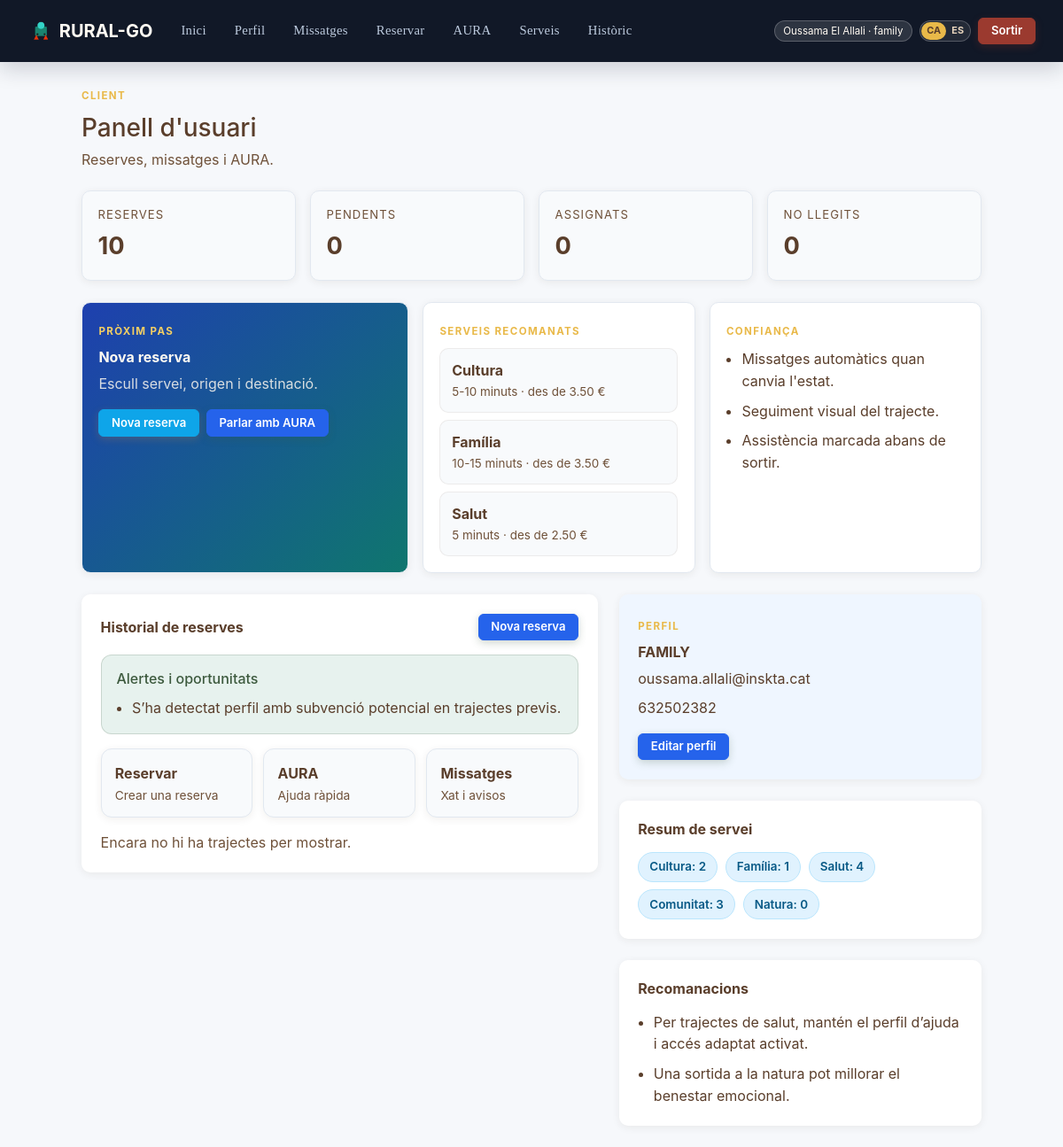
/dashboard (signed in), run on the app's committed database.
### app.py (models this page shows)
class User(db.Model):
    id = db.Column(db.Integer, primary_key=True)
    username = db.Column(db.String(80), unique=True, nullable=False)
    full_name = db.Column(db.String(120), nullable=False)
    phone = db.Column(db.String(32), nullable=False)
    password_hash = db.Column(db.String(255), nullable=False)
    role = db.Column(db.String(20), default='family', nullable=False)
    profile_photo = db.Column(db.String(240), nullable=True)
    last_seen_at = db.Column(db.DateTime, nullable=True)
    online_visible = db.Column(db.Boolean, default=True)
    created_at = db.Column(db.DateTime, default=utc_now)

### app.py (the view, shortened to what this page needs)
@app.route('/dashboard')
@login_required
def dashboard():
    current_user = get_current_user()
    inbox_messages = get_unread_messages(current_user, limit=5)
    if current_user.role == 'driver':
        primary_rides = [ride for ride in get_user_rides(current_user) if ride.status != 'completed']
        latest_ride = primary_rides[0] if primary_rides else None
        latest_tracker = build_ride_tracker(latest_ride) if latest_ride else None
        dashboard_mode = 'driver'
        total_rides = len(primary_rides)
        pending_rides = len([ride for ride in primary_rides if ride.status == 'pending'])
        assigned_rides = len([ride for ride in primary_rides if ride.status == 'assigned'])
        active_rides = len([ride for ride in primary_rides if ride.status in ('assigned', 'in_route')])
        finished_rides = len([ride for ride in primary_rides if ride.status == 'completed'])
        total_users = User.query.filter_by(role='driver').count()
        culture_rides = len([ride for ride in primary_rides if ride.service_type == 'Cultura'])
        health_rides = len([ride for ride in primary_rides if ride.service_type == 'Salut'])
        family_rides = len([ride for ride in primary_rides if ride.service_type == 'Familia'])
        community_rides = len([ride for ride in primary_rides if ride.service_type == 'Comunitat'])
        nature_rides = len([ride for ride in primary_rides if ride.service_type == 'Natura'])
        alerts = []
        recommendations = []
        activity_breakdown = {'Cultura': culture_rides, 'Família': family_rides, 'Salut': health_rides, 'Comunitat': community_rides, 'Natura': nature_rides}
    else:
        insights = build_user_insights(current_user)
        primary_rides = [ride for ride in get_user_rides(current_user) if ride.status != 'completed'][:3]
        latest_ride = primary_rides[0] if primary_rides else None
        latest_tracker = build_ride_tracker(latest_ride) if latest_ride else None
        dashboard_mode = 'family'
        total_rides = insights['rides_count']
        pending_rides = len([ride for ride in primary_rides if ride.status == 'pending'])
        assigned_rides = len([ride for ride in primary_rides if ride.status == 'assigned'])
        active_rides = len([ride for ride in primary_rides if ride.status in ('assigned', 'in_route')])
        finished_rides = len([ride for ride in primary_rides if ride.status == 'completed'])
        total_users = User.query.count()
        culture_rides = insights['activity_breakdown']['Cultura']
        health_rides = insights['activity_breakdown']['Salut']
        family_rides = insights['activity_breakdown']['Família']
        community_rides = insights['activity_breakdown']['Comunitat']
        nature_rides = insights['activity_breakdown']['Natura']
        alerts = insights['alerts']
        recommendations = insights['recommendations']
        activity_breakdown = insights['activity_breakdown']
    pending_rating_prompt = None
    for completed_ride in get_user_rides(current_user):
        rating_context = build_rating_context(completed_ride, current_user)
        if rating_context['pending']:
            pending_rating_prompt = {
                'ride': completed_ride,
                'context': rating_context,
            }
            break
    return render_template(
        'dashboard.html',
        dashboard_mode=dashboard_mode,
        primary_rides=primary_rides,
        alerts=alerts,
        recommendations=recommendations,
        activity_breakdown=activity_breakdown,
        total_rides=total_rides,
        pending_rides=pending_rides,
        assigned_rides=assigned_rides,
        active_rides=active_rides,
        finished_rides=finished_rides,
        total_users=total_users,
        culture_rides=culture_rides,
        health_rides=health_rides,
        family_rides=family_rides,
        community_rides=community_rides,
        nature_rides=nature_rides,
        latest_ride=latest_ride,
        latest_tracker=latest_tracker,
        inbox_messages=inbox_messages,
        pending_rating_prompt=pending_rating_prompt,
    )

### templates/dashboard.html (shortened to what this page needs)
{% extends 'base.html' %}
{% block content %}
  <div class="page-header">
    {% if dashboard_mode == 'driver' %}
      <span class="eyebrow">Conductor</span>
      <h2>Panell de conductor</h2>
      <p>Les rutes assignades, els avisos i l'estat operatiu del dia.</p>
    {% elif dashboard_mode == 'staff' %}
      <span class="eyebrow">Control</span>
      <h2>Centre d'operacions</h2>
      <p>Gestió global de trajectes, assignacions i seguiment del servei.</p>
    {% else %}
      <span class="eyebrow">Client</span>
      <h2>Panell d'usuari</h2>
      <p>Reserves, missatges i AURA.</p>
    {% endif %}
  </div>
  <div class="stats-grid mb-4">
    {% if dashboard_mode == 'driver' %}
      <div class="stat-card"><span>Trajectes assignats</span><strong>{{ total_rides }}</strong></div>
      <div class="stat-card"><span>Actius</span><strong>{{ active_rides }}</strong></div>
      <div class="stat-card"><span>Completats</span><strong>{{ finished_rides }}</strong></div>
      <div class="stat-card"><span>No llegits</span><strong>{{ inbox_messages|length }}</strong></div>
    {% else %}
      <div class="stat-card"><span>Reserves</span><strong>{{ total_rides }}</strong></div>
      <div class="stat-card"><span>Pendents</span><strong>{{ pending_rides }}</strong></div>
      <div class="stat-card"><span>Assignats</span><strong>{{ assigned_rides }}</strong></div>
      <div class="stat-card"><span>No llegits</span><strong>{{ inbox_messages|length }}</strong></div>
    {% endif %}
  </div>
  {% if dashboard_mode == 'family' %}
    <div class="experience-grid mb-4">
      <div class="experience-card experience-card-strong">
        <span class="eyebrow">Pròxim pas</span>
        <h5>Nova reserva</h5>
        <p>Escull servei, origen i destinació.</p>
        <div class="d-flex flex-wrap gap-2 mt-3">
          <a class="btn btn-sm btn-warning" href="/book">Nova reserva</a>
          <a class="btn btn-sm btn-primary" href="/aura">Parlar amb AURA</a>
        </div>
      </div>
      <div class="experience-card">
        <span class="eyebrow">Serveis recomanats</span>
        <div class="mini-service-list">
          {% for service in service_catalog[:3] %}
            <a href="/book?service_type={{ service.service_type }}">
              <strong>{{ service.category }}</strong>
              <span>{{ service.response_time }} · des de {{ '%.2f'|format(service.base_fare) }} €</span>
            </a>
          {% endfor %}
        </div>
      </div>
      <div class="experience-card">
        <span class="eyebrow">Confiança</span>
        <ul class="simple-list mb-0">
          <li>Missatges automàtics quan canvia l'estat.</li>
          <li>Seguiment visual del trajecte.</li>
          <li>Assistència marcada abans de sortir.</li>
        </ul>
      </div>
    </div>
  {% endif %}
  <div class="row g-4">
    <div class="col-lg-7">
      <div class="panel-card">
        <div class="d-flex justify-content-between align-items-center mb-3">
          {% if dashboard_mode == 'driver' %}
            <h5 class="mb-0">Rutes del conductor</h5>
            <a class="btn btn-sm btn-primary" href="/driver">Obrir panell</a>
          {% elif dashboard_mode == 'staff' %}
            <h5 class="mb-0">Rutes del servei</h5>
            <a class="btn btn-sm btn-primary" href="/admin">Obrir admin</a>
          {% else %}
          <h5 class="mb-0">Historial de reserves</h5>
          <a class="btn btn-sm btn-primary" href="/book">Nova reserva</a>
          {% endif %}
        </div>
        {% if dashboard_mode == 'family' and alerts %}
          <div class="alert-box mb-3">
            <h6>Alertes i oportunitats</h6>
            <ul class="simple-list mb-0">
              {% for alert in alerts %}
                <li>{{ alert }}</li>
              {% endfor %}
            </ul>
          </div>
        {% endif %}
        <div class="quick-actions mb-3">
          {% if dashboard_mode == 'driver' %}
            <a class="quick-action" href="/driver"><strong>Conductor</strong><span>Veure les teves rutes</span></a>
            <a class="quick-action" href="/messages"><strong>Missatges</strong><span>Novetats de rutes i control</span></a>
            <a class="quick-action" href="/rides"><strong>Trajectes</strong><span>Històric de les teves assignacions</span></a>
          {% else %}
            <a class="quick-action" href="/book"><strong>Reservar</strong><span>Crear una reserva</span></a>
            <a class="quick-action" href="/aura"><strong>AURA</strong><span>Ajuda ràpida</span></a>
            <a class="quick-action" href="/messages"><strong>Missatges</strong><span>Xat i avisos</span></a>
          {% endif %}
        </div>
        {% if primary_rides %}
          <div class="ride-list">
            {% for ride in primary_rides %}
              <div class="ride-item">
                <div>
                  <strong>{{ ride.service_type }}</strong>
                  <div class="text-muted small">{{ ride.origin }} → {{ ride.destination }}</div>
                </div>
                <div class="text-end">
                  <span class="status-badge {% if ride.status == 'pending' %}status-pending{% else %}status-assigned{% endif %}">{{ ride.status }}</span>
                  <div class="small mt-1">{{ ride.price }} €</div>
                </div>
              </div>
            {% endfor %}
          </div>
        {% else %}
          <p class="text-muted mb-0">Encara no hi ha trajectes per mostrar.</p>
        {% endif %}
      </div>
    </div>
    <div class="col-lg-5">
      <div class="panel-card accent-card">
        <span class="eyebrow">Perfil</span>
        <h5>{{ current_user.role|upper }}</h5>
        <p class="mb-2">{{ current_user.username }}</p>
        <p class="mb-0">{{ current_user.phone }}</p>
        <a class="btn btn-sm btn-primary mt-3" href="/profile">Editar perfil</a>
      </div>
      <div class="panel-card mt-4">
        <h5 class="mb-3">Resum de servei</h5>
        <div class="chip-grid">
          <span class="chip">Cultura: {{ culture_rides }}</span>
          <span class="chip">Família: {{ family_rides }}</span>
          <span class="chip">Salut: {{ health_rides }}</span>
          <span class="chip">Comunitat: {{ community_rides }}</span>
          <span class="chip">Natura: {{ nature_rides }}</span>
        </div>
      </div>
      {% if recommendations %}
        <div class="panel-card mt-4">
          <h5 class="mb-3">Recomanacions</h5>
          <ul class="simple-list mb-0">
            {% for recommendation in recommendations %}
              <li>{{ recommendation }}</li>
            {% endfor %}
          </ul>
        </div>
      {% endif %}
    </div>
  </div>
{% endblock %}

### templates/base.html (shortened to what this page needs)
<!doctype html>
<html lang="{{ current_lang|default('ca') }}">
  <head>
    <link href="https://cdn.jsdelivr.net/npm/bootstrap@5.3.0/dist/css/bootstrap.min.css" rel="stylesheet">
    <link href="{{ url_for('static', filename='style.css') }}" rel="stylesheet">
  </head>
  {% set user_role = current_user.role if current_user else '' %}
  {% set has_active_driver_route = driver_has_active_route|default(false) %}
  {% set active_driver_ride_id = driver_active_ride_id|default('') %}
  <body
    data-user-role="{{ user_role }}"
    data-driver-has-active-route="{{ 1 if has_active_driver_route else 0 }}"
    data-driver-active-ride-id="{{ active_driver_ride_id }}"
  >
    <nav class="navbar navbar-expand-lg navbar-dark sticky-top">
      <div class="container-fluid">
        <a class="navbar-brand" href="/">
          <img class="brand-logo" src="{{ url_for('static', filename='logo.png') }}" alt="Rural-GO logo">
          <span>RURAL-GO</span>
        </a>
        <div class="collapse navbar-collapse" id="mainNav">
          <ul class="navbar-nav me-auto">
            {% if current_user %}
              <li class="nav-item"><a class="nav-link" href="/dashboard">{{ _('Home') }}</a></li>
              <li class="nav-item"><a class="nav-link" href="/profile">{{ _('Profile') }}</a></li>
              <li class="nav-item">
                <a class="nav-link nav-message-link" href="/messages">
                  {{ _('Messages') }}
                </a>
              </li>
              {% if current_user.role in ['family', 'admin'] %}
                <li class="nav-item"><a class="nav-link" href="/book">Reservar</a></li>
                <li class="nav-item"><a class="nav-link" href="/aura">AURA</a></li>
              {% endif %}
              <li class="nav-item"><a class="nav-link" href="/services">{{ _('Services') }}</a></li>
              {% if current_user.role in ['family', 'driver', 'admin'] %}
                <li class="nav-item"><a class="nav-link" href="/rides">{{ _('History') }}</a></li>
              {% endif %}
{% else %}
               <li class="nav-item"><a class="nav-link" href="/login">{% if current_lang == 'es' %}Entrar{% else %}Entrar{% endif %}</a></li>
               <li class="nav-item"><a class="nav-link" href="/register">{% if current_lang == 'es' %}Registrarse{% else %}Registrar-se{% endif %}</a></li>
             {% endif %}
          </ul>
          <div class="d-flex align-items-center gap-2">
            {% if current_user %}
              <span class="user-pill">{{ current_user.full_name }} · {{ current_user.role }}</span>
              <div class="language-switch" aria-label="Idioma">
                <a class="{% if current_lang == 'ca' %}active{% endif %}" href="/language/ca">CA</a>
                <a class="{% if current_lang == 'es' %}active{% endif %}" href="/language/es">ES</a>
              </div>
              <a class="btn btn-sm btn-danger" href="/logout">{{ _('Logout') }}</a>
            {% endif %}
          </div>
        </div>
      </div>
    </nav>
    <main class="container app-shell py-4">
      {% block content %}{% endblock %}
    </main>
  </body>
</html>

### data on the page
User: full_name "Oussama El Allali", role "family", role "FAMILY", username "oussama.allali@inskta.cat", phone "632502382"

### other printed values
{{ total_rides }} "10"
{{ pending_rides }} "0"
{{ assigned_rides }} "0"
{{ inbox_messages|length }} "0"
{{ service.category }} "Cultura" "Família" "Salut"
{{ service.response_time }} "5-10 minuts" "10-15 minuts" "5 minuts"
{{ '%.2f'|format(service.base_fare) }} "3.50" "3.50" "2.50"
{{ alert }} "S’ha detectat perfil amb subvenció potencial en trajectes previs."
{{ culture_rides }} "2"
{{ family_rides }} "1"
{{ health_rides }} "4"
{{ community_rides }} "3"
{{ nature_rides }} "0"
{{ recommendation }} "Per trajectes de salut, mantén el perfil d’ajuda i accés adaptat activat." "Una sortida a la natura pot millorar el benestar emocional."
